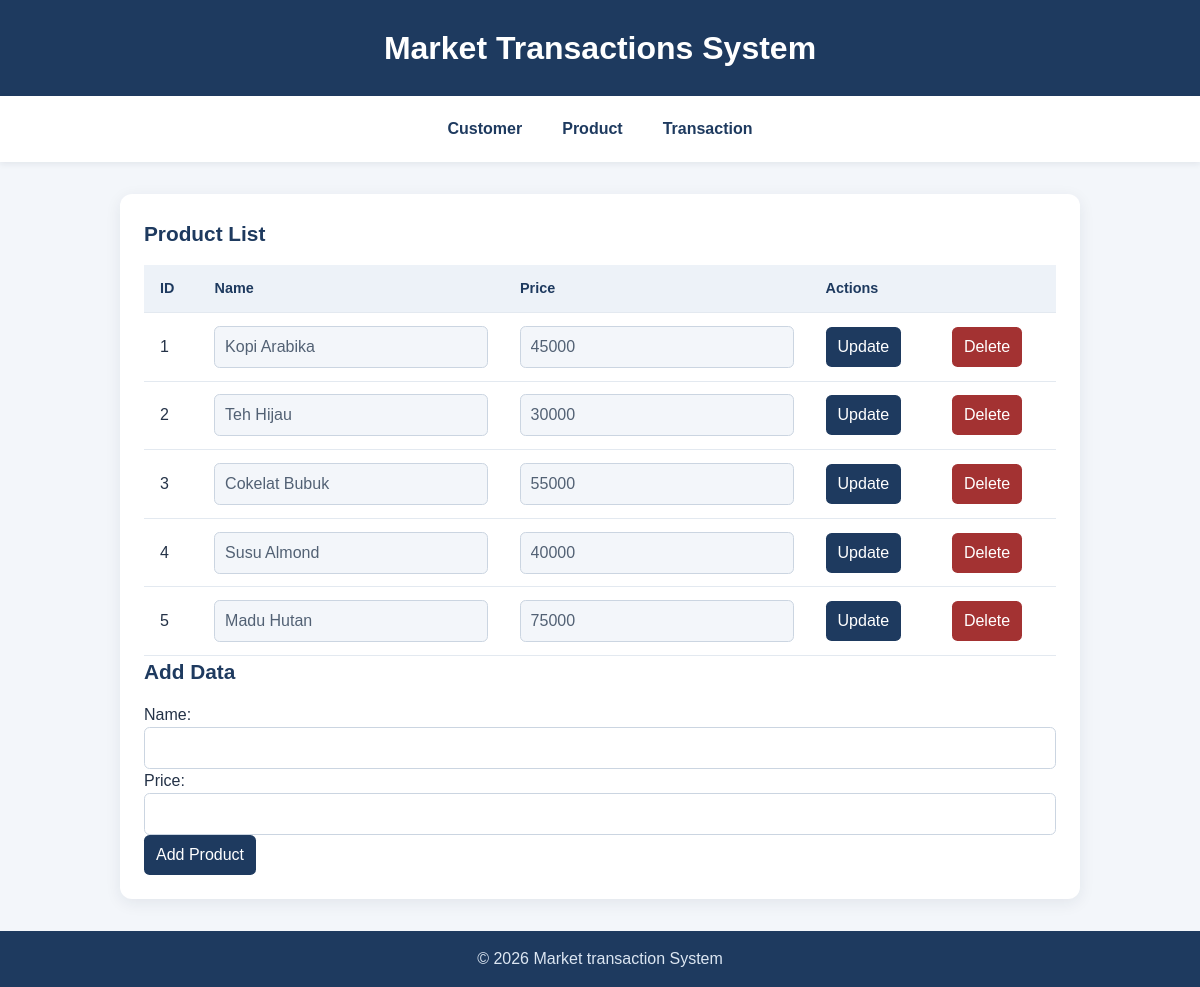
The page /?page=product on the database its author committed.
### tables this page shows
CREATE TABLE product(
    id INT PRIMARY KEY NOT NULL AUTO_INCREMENT,
    name VARCHAR(255) NOT NULL,
    price INT NOT NULL
);

### config/db.php (called while the page is built, shortened)
<?php
class Database {
    private $host = "localhost";
    private $username = "root";
    private $password = "";
    private $dbname = "db_TP7DPBO";
    public function __construct() {
        try {
            $this->conn = new PDO("mysql:host=$this->host;dbname=$this->dbname", $this->username, $this->password);
        } catch (PDOException $e) {
            echo "Connection failed: " . $e->getMessage();
        }
    }
}
?>

### backend/application-logic.php (called while the page is built, shortened)
<?php
require_once 'class/Product.php';
$products = new Product();
?>

### class/Product.php (called while the page is built, shortened)
<?php
require_once 'config/db.php';
class Product {
    private PDO $db;
    public function __construct() {
        $this->db = (new Database())->conn;
    }
    public function getAll() {
        $stmt = $this->db->query("SELECT * FROM product");
        return $stmt->fetchAll(PDO::FETCH_ASSOC);
    }
}
?>

### view/products.php (the view, shortened to what this page needs)
<h3>Product List</h3>
<table>
    <thead>
        <tr>
            <th>ID</th>
            <th>Name</th>
            <th>Price</th>
            <th colspan="2">Actions</th>
        </tr>
    </thead>
    <tbody>
        <?php foreach ($products->getAll() as $product): ?>
            <?php $formId = 'product-' . $product['id']; ?>
            <tr>
                <td><?= htmlspecialchars((string) $product['id'], ENT_QUOTES, 'UTF-8') ?></td>
                <td><input form="<?= $formId ?>" type="text" name="name" value="<?= htmlspecialchars((string) $product['name'], ENT_QUOTES, 'UTF-8') ?>" readonly required></td>
                <td><input form="<?= $formId ?>" type="number" name="price" value="<?= htmlspecialchars((string) $product['price'], ENT_QUOTES, 'UTF-8') ?>" min="0" readonly required></td>
                <td>
                    <form id="<?= $formId ?>" method="post">
                        <button class="edit-toggle" type="button">Update</button>
                    </form>
                </td>
                <td>
                    <form method="post" onsubmit="return confirm('Are you sure you want to delete this product?');">
                        <button class="button-danger" type="submit">Delete</button>
                    </form>
                </td>
            </tr>
        <?php endforeach; ?>
    </tbody>
</table>
<form method="post">
    <h3>Add Data</h3>
    <label for="product-name">Name:</label>
    <input type="text" id="product-name" name="name" required>
    <label for="product-price">Price:</label>
    <input type="number" id="product-price" name="price" min="0" required>
    <button type="submit">Add Product</button>
</form>

### style.css (style rules this page uses)
* { box-sizing: border-box; }
body { min-height: 100vh; margin: 0; display: flex; flex-direction: column; background: #f3f6fa; color: #243247; font-family: Arial, Helvetica, sans-serif; line-height: 1.5; }
main h3 { margin: 0 0 1rem; color: #1e3a5f; font-size: 1.3rem; }
table { width: 100%; border-collapse: collapse; text-align: left; }
th, td { padding: 0.8rem 1rem; border-bottom: 1px solid #e3e9f0; vertical-align: middle; }
th { background: #edf2f8; color: #1e3a5f; font-size: 0.9rem; }
input, select, button { font: inherit; }
input, select { width: 100%; min-width: 7rem; padding: 0.5rem 0.6rem; border: 1px solid #cbd5e1; border-radius: 0.35rem; color: #243247; }
input[readonly], select:disabled { background: #f3f6fa; color: #526174; cursor: default; }
button { padding: 0.5rem 0.75rem; border: 0; border-radius: 0.35rem; background: #1e3a5f; color: #fff; cursor: pointer; white-space: nowrap; }
.button-danger { background: #a33232; }

### rows shown on the page
product: id "1", name "Kopi Arabika", price "45000"
product: id "2", name "Teh Hijau", price "30000"
product: id "3", name "Cokelat Bubuk", price "55000"
product: id "4", name "Susu Almond", price "40000"
product: id "5", name "Madu Hutan", price "75000"
